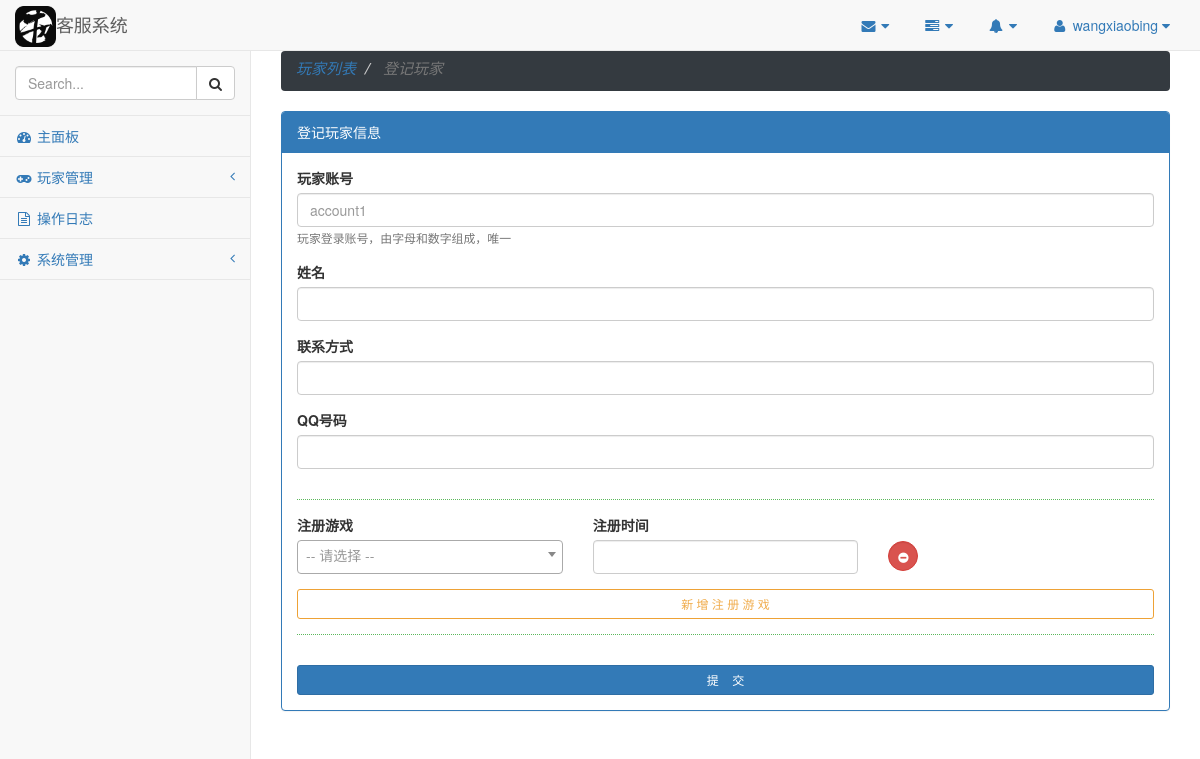
/customer-service/player/add/ (signed in), run on the app's committed database.
### customer_service/models.py (models this page shows, shortened)
class User(AbstractBaseUser, PermissionsMixin):
    objects = UserManager()
    loginname = models.CharField(
        _('login name'), null=False, max_length=100, unique=True
    )
    first_name = models.CharField(
        _('姓氏'), max_length=64, blank=True, null=True
    )
    last_name = models.CharField(
        _('名称'), max_length=64, blank=True, null=True
    )
    email = models.EmailField(
        _('邮箱'), unique=True, max_length=255, null=True
    )
    is_staff = models.BooleanField(
        _('staff status'), default=False,
        help_text=_(
            'Designates whether the user can log into this admin site.'
        )
    )
    is_active = models.BooleanField(
        _('active'), default=False,
        help_text=_(
            '标识用户的状态'
        )
    )
    role = models.ForeignKey(Role, related_name='user_role', null=True, default=None)
    date_joined = models.DateTimeField(_('date joined'), default=timezone.now)
    USERNAME_FIELD = 'loginname'
    class Meta:
        verbose_name = _('系统用户')
        verbose_name_plural = _('系统用户')
        default_permissions = ('add', 'change', 'delete', 'view')

class Menu(models.Model):
    name = models.CharField(max_length=50, null=False)
    label = models.CharField(max_length=40, null=False)
    icon = models.CharField(max_length=30, null=True)
    order_index = models.IntegerField(null=True)
    parent = models.IntegerField(null=False, default=0)
    class Meta:
        verbose_name = verbose_name_plural = "菜单"
        db_table = "menu"

### customer_service/decorator.py (the view)
        def third_func(request, *args, **kwargs):
            if request.user.is_authenticated() and request.user.role_id in perm_list:
                return wrapped_func(request, *args, **kwargs)
            else:
                raise PermissionDenied()

### customer_service/decorator.py (called while the page is built)
def permission_need(perm_list):
    if not isinstance(perm_list, (list, tuple)):
        perm_list = [perm_list]
    def second_func(wrapped_func):
        def third_func(request, *args, **kwargs):
            if request.user.is_authenticated() and request.user.role_id in perm_list:
                return wrapped_func(request, *args, **kwargs)
            else:
                raise PermissionDenied()
        return third_func
    return second_func

### customer_service/modules/context.py (called while the page is built)
def namedtuplefetchall(cursor):
    desc = cursor.description
    nt_result = namedtuple('Result', [col[0] for col in desc])
    return [nt_result(*row) for row in cursor.fetchall()]

    @staticmethod
    def get_url(view_name):
        try:
            url = reverse(view_name)
        except NoReverseMatch:
            url = view_name
        return url

### customer_service/templatetags/html_controls.py (called while the page is built)
@register.simple_tag(name='group')
def generate_field_group(field_info):
    if field_info.get('type') != 'group':
        return ''
    _group_html = '<div class="row {group_css}" {attrs}>\n'.format(
        group_css=field_info.get('group_css', ''),
        attrs=" ".join(['%s="%s"' % attr for attr in field_info.get('attrs', {}).items()])
    )
    field_group = field_info.get('group', [])
    for field_info in field_group:
        field_type = field_info.get('type')
        generate_html_func = getattr(sys.modules[__name__], '_%s_html' % field_type)
        _control_html = generate_html_func(field_info)
        _group_html += '%s\n' % _control_html
    _group_html += '</div>'
    return mark_safe(_group_html)

@register.simple_tag(name='radio')
def generate_radio(field_info):
    return _radio_html(field_info)

@register.simple_tag(name='checkbox')
def generate_checkbox(field_info):
    return _checkbox_html(field_info)

@register.simple_tag(name='file_upload')
def generate_file_upload(field_info):
    return _file_html(field_info)

@register.simple_tag(name='multi_select')
def generate_multi_select(field_info):
    return _multi_select_html(field_info)

@register.simple_tag(name='select')
def generate_select(field_info):
    return _select_html(field_info)

@register.simple_tag(name='password')
def generate_password(field_info):
    return _password_html(field_info)

@register.simple_tag(name='text')
def generate_text(field_info):
    return _text_html(field_info)

@control_decorator('group_button')
def _group_button_html(field_info):
    field_info['type'] = 'button'
    return _button_html(field_info)

### customer_service/templates/change.html (shortened to what this page needs)
{% extends "base.html" %}
{% block extra_css %}
    {% for css in media.css %}
        {{ css }}
    {% endfor %}
{% endblock %}
{% block content %}
    <div class="row">
    {% include "breadcrumb.html" %}
    </div>
    <div class="row">
        <div class="col-lg-12">
            <div class="panel panel-primary">
                <div class="panel-heading">{{ panel_heading }}</div>
                <div class="panel-body">
                    {% include "form.html" %}
                </div>
            </div>
        </div>
    </div>
{% endblock %}

### customer_service/templates/base.html (shortened to what this page needs)
{% load staticfiles %}
{% load i18n %}
<!DOCTYPE html>
<html lang="en">
<head>
    <link rel="stylesheet" href="{% static 'vendor/bootstrap/css/bootstrap.min.css' %}" />
    <link rel="stylesheet" href="{% static 'common/font-awesome/css/font-awesome.min.css' %}" />
    <link rel="stylesheet" href="{% static 'vendor/metisMenu/metisMenu.min.css' %}" />
    <link rel="stylesheet" href="{% static 'css/sb-admin-2.min.css' %}" />
    <link rel="stylesheet" href="{% static 'css/customer-service.css' %}" />
    {% block extra_css %}
    {% endblock %}
</head>
<body>
    <div id="wrapper">
        <nav class="navbar navbar-default navbar-static-top" role="navigation" style="margin-bottom: 0">
            <div class="navbar-header">
                <a class="navbar-brand" href="{% url 'index' %}">
                    <img src="{% static 'img/niudao.png' %}" style="width: 7%; margin-bottom: 2px;">客服系统
                </a>
            </div>
            <ul class="nav navbar-top-links navbar-right">
                <li class="dropdown">
                    <a class="dropdown-toggle" data-toggle="dropdown" href="#">
                        <i class="fa fa-envelope fa-fw"></i> <i class="fa fa-caret-down"></i>
                    </a>
                </li>
                <li class="dropdown">
                    <a class="dropdown-toggle" data-toggle="dropdown" href="#">
                        <i class="fa fa-tasks fa-fw"></i> <i class="fa fa-caret-down"></i>
                    </a>
                </li>
                <li class="dropdown">
                    <a class="dropdown-toggle" data-toggle="dropdown" href="#">
                        <i class="fa fa-bell fa-fw"></i> <i class="fa fa-caret-down"></i>
                    </a>
                </li>
                <li class="dropdown">
                    <a class="dropdown-toggle" data-toggle="dropdown" href="#">
                        <i class="fa fa-user fa-fw"></i> {{ user }} <i class="fa fa-caret-down"></i>
                    </a>
                </li>
            </ul>
            <div class="navbar-default sidebar" role="navigation">
                <div class="sidebar-nav navbar-collapse">
                    <ul class="nav" id="side-menu">
                        <li class="sidebar-search">
                            <div class="input-group custom-search-form">
                                <input id="menu_search_text" type="text" class="form-control" placeholder="Search...">
                                <span class="input-group-btn">
                                <button id="menu_search_btn" class="btn btn-default" type="button">
                                    <i class="fa fa-search"></i>
                                </button>
                            </span>
                            </div>
                        </li>
                        <li>
                            <a href="{% url 'index' %}"><i class="fa fa-dashboard fa-fw"></i> 主面板</a>
                        </li>
                        {% for menu in menus %}
                        <li>
                            <a href="{{ menu.href }}"><i class="fa {{ menu.icon }} fa-fw"></i> {{ menu.label }}
                                {% if menu.submenu %}
                                <span class="fa arrow"></span>
                                {% endif %}
                            </a>
                        </li>
                        {% endfor %}
                    </ul>
                </div>
            </div>
        </nav>
        <div id="page-wrapper">
            {% block content %}
            {% endblock %}
        </div>
    </div>
</body>
</html>

### customer_service/static/css/customer-service.css (style rules this page uses)
.navbar-brand>img { display: inline; }
.navbar-brand { padding: 6px 15px; }

### customer_service/static/css/player.css (style rules this page uses)
.bottom-border { padding-bottom: 15px; border-bottom: 1px dotted #5cb85c; margin-bottom: 30px; }
.previous-border { padding-bottom: 30px; border-bottom: 1px dotted #5cb85c; margin-bottom: 15px; }
.delete-icon-button { margin-top: 26px; }

### data on the page
User: loginname "wangxiaobing"
Menu: label "玩家管理"
Menu: label "操作日志"
Menu: label "系统管理"

### other printed values
{{ breadcrumb_item.label }} "玩家列表"
{{ breadcrumb_item.label }} "登记玩家"
{{ panel_heading }} "登记玩家信息"
